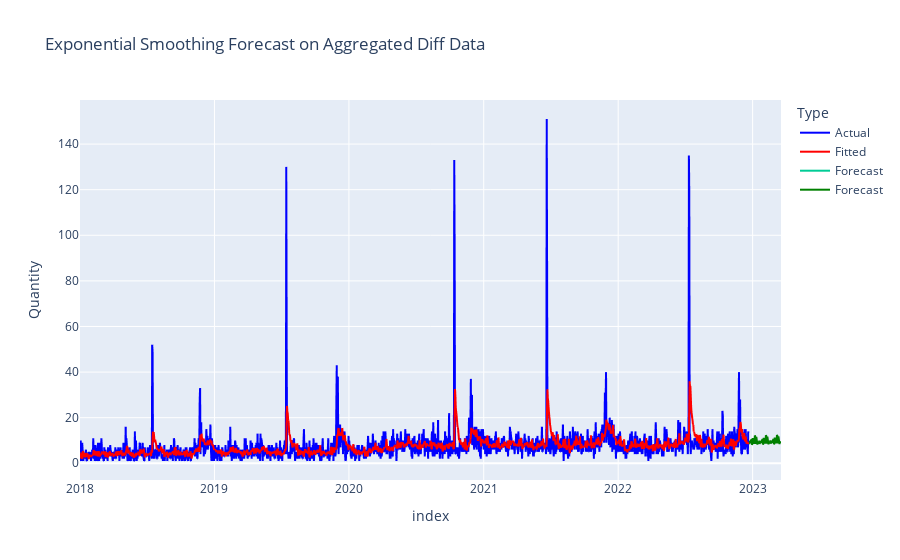

The code cell stored with this chart in its notebook:
### Code cell
from statsmodels.tsa.api import ExponentialSmoothing

import plotly.express as px

# Extract the Revenue series
revenue_diff = aggregated_diff_data['Quantity']
revenue_diff.index = aggregated_diff_data.index

# Fit the Exponential Smoothing model
exp_model_diff = ExponentialSmoothing(revenue_diff, trend='add', seasonal='add', seasonal_periods=30).fit()

# Generate the fitted values and forecast
fitted_values_diff = exp_model_diff.fittedvalues
forecast_diff = exp_model_diff.forecast(90)

# Create a DataFrame with the actual revenue, fitted values, and forecast
combined_data_diff = pd.DataFrame({
    'Actual': revenue_diff,
    'Fitted': fitted_values_diff
}, index=revenue_diff.index)

# Add the forecast to the DataFrame
forecast_dates_diff = pd.date_range(start=revenue_diff.index[-1], periods=90, freq='D')
forecast_df_diff = pd.DataFrame({
    'Forecast': forecast_diff
}, index=forecast_dates_diff)

# Combine the actual, fitted, and forecast data
combined_data_diff = pd.concat([combined_data_diff, forecast_df_diff])

# Plot the data using Plotly
fig = px.line(combined_data_diff, y=['Actual', 'Fitted', 'Forecast'], 
              title='Exponential Smoothing Forecast on Aggregated Diff Data', 
              labels={'value': 'Quantity', 'variable': 'Type'},
              x=combined_data_diff.index,
              color_discrete_map={
                  "Actual": 'blue',
                  'Fitted': 'red',
              })

# Add the forecast to the plot
fig.add_scatter(x=forecast_dates_diff, y=forecast_diff, mode='lines', name='Forecast', line=dict(color='green'))

fig.show()

### Figure 1 — Plotly figure (JSON) as saved in the notebook; plotly's stock layout.template omitted (floating-point values rounded to 4 significant figures; data arrays with more than 128 entries replaced by an {"elided": "..."} marker saying what was removed)
{"data": [{"hovertemplate": "Type=Actual<br>index=%{x}<br>Quantity=%{y}<extra></extra>", "legendgroup": "Actual", "line": {"color": "blue", "dash": "solid"}, "marker": {"symbol": "circle"}, "mode": "lines", "name": "Actual", "showlegend": true, "type": "scattergl", "x": {"elided": "1886 str values"}, "xaxis": "x", "y": {"elided": "1886 int values"}, "yaxis": "y"}, {"hovertemplate": "Type=Fitted<br>index=%{x}<br>Quantity=%{y}<extra></extra>", "legendgroup": "Fitted", "line": {"color": "red", "dash": "solid"}, "marker": {"symbol": "circle"}, "mode": "lines", "name": "Fitted", "showlegend": true, "type": "scattergl", "x": {"elided": "1886 str values"}, "xaxis": "x", "y": {"elided": "1886 float values"}, "yaxis": "y"}, {"hovertemplate": "Type=Forecast<br>index=%{x}<br>Quantity=%{y}<extra></extra>", "legendgroup": "Forecast", "line": {"color": "#00cc96", "dash": "solid"}, "marker": {"symbol": "circle"}, "mode": "lines", "name": "Forecast", "showlegend": true, "type": "scattergl", "x": {"elided": "1886 str values"}, "xaxis": "x", "y": {"elided": "1886 null values"}, "yaxis": "y"}, {"line": {"color": "green"}, "mode": "lines", "name": "Forecast", "type": "scatter", "x": ["2022-12-20T00:00:00", "2022-12-21T00:00:00", "2022-12-22T00:00:00", "2022-12-23T00:00:00", "2022-12-24T00:00:00", "2022-12-25T00:00:00", "2022-12-26T00:00:00", "2022-12-27T00:00:00", "2022-12-28T00:00:00", "2022-12-29T00:00:00", "2022-12-30T00:00:00", "2022-12-31T00:00:00", "2023-01-01T00:00:00", "2023-01-02T00:00:00", "2023-01-03T00:00:00", "2023-01-04T00:00:00", "2023-01-05T00:00:00", "2023-01-06T00:00:00", "2023-01-07T00:00:00", "2023-01-08T00:00:00", "2023-01-09T00:00:00", "2023-01-10T00:00:00", "2023-01-11T00:00:00", "2023-01-12T00:00:00", "2023-01-13T00:00:00", "2023-01-14T00:00:00", "2023-01-15T00:00:00", "2023-01-16T00:00:00", "2023-01-17T00:00:00", "2023-01-18T00:00:00", "2023-01-19T00:00:00", "2023-01-20T00:00:00", "2023-01-21T00:00:00", "2023-01-22T00:00:00", "2023-01-23T00:00:00", "2023-01-24T00:00:00", "2023-01-25T00:00:00", "2023-01-26T00:00:00", "2023-01-27T00:00:00", "2023-01-28T00:00:00", "2023-01-29T00:00:00", "2023-01-30T00:00:00", "2023-01-31T00:00:00", "2023-02-01T00:00:00", "2023-02-02T00:00:00", "2023-02-03T00:00:00", "2023-02-04T00:00:00", "2023-02-05T00:00:00", "2023-02-06T00:00:00", "2023-02-07T00:00:00", "2023-02-08T00:00:00", "2023-02-09T00:00:00", "2023-02-10T00:00:00", "2023-02-11T00:00:00", "2023-02-12T00:00:00", "2023-02-13T00:00:00", "2023-02-14T00:00:00", "2023-02-15T00:00:00", "2023-02-16T00:00:00", "2023-02-17T00:00:00", "2023-02-18T00:00:00", "2023-02-19T00:00:00", "2023-02-20T00:00:00", "2023-02-21T00:00:00", "2023-02-22T00:00:00", "2023-02-23T00:00:00", "2023-02-24T00:00:00", "2023-02-25T00:00:00", "2023-02-26T00:00:00", "2023-02-27T00:00:00", "2023-02-28T00:00:00", "2023-03-01T00:00:00", "2023-03-02T00:00:00", "2023-03-03T00:00:00", "2023-03-04T00:00:00", "2023-03-05T00:00:00", "2023-03-06T00:00:00", "2023-03-07T00:00:00", "2023-03-08T00:00:00", "2023-03-09T00:00:00", "2023-03-10T00:00:00", "2023-03-11T00:00:00", "2023-03-12T00:00:00", "2023-03-13T00:00:00", "2023-03-14T00:00:00", "2023-03-15T00:00:00", "2023-03-16T00:00:00", "2023-03-17T00:00:00", "2023-03-18T00:00:00", "2023-03-19T00:00:00"], "y": [9.798, 8.431, 8.894, 9.741, 9.411, 9.42, 8.806, 9.819, 10.07, 10.46, 8.163, 8.376, 11.02, 10.24, 9.692, 9.284, 8.638, 8.959, 12.17, 11.85, 8.554, 9.053, 11.63, 10.21, 8.688, 8.196, 8.998, 9.009, 8.966, 9.166, 9.901, 8.534, 8.997, 9.844, 9.514, 9.523, 8.909, 9.922, 10.18, 10.56, 8.266, 8.479, 11.12, 10.34, 9.795, 9.387, 8.741, 9.062, 12.27, 11.96, 8.657, 9.156, 11.73, 10.32, 8.791, 8.299, 9.101, 9.112, 9.069, 9.269, 10.0, 8.637, 9.1, 9.947, 9.617, 9.626, 9.012, 10.03, 10.28, 10.67, 8.369, 8.582, 11.23, 10.45, 9.898, 9.49, 8.844, 9.165, 12.38, 12.06, 8.76, 9.259, 11.83, 10.42, 8.894, 8.402, 9.204, 9.215, 9.172, 9.372]}], "layout": {"legend": {"title": {"text": "Type"}, "tracegroupgap": 0}, "title": {"text": "Exponential Smoothing Forecast on Aggregated Diff Data"}, "xaxis": {"anchor": "y", "domain": [0, 1], "title": {"text": "index"}}, "yaxis": {"anchor": "x", "domain": [0, 1], "title": {"text": "Quantity"}}}}
